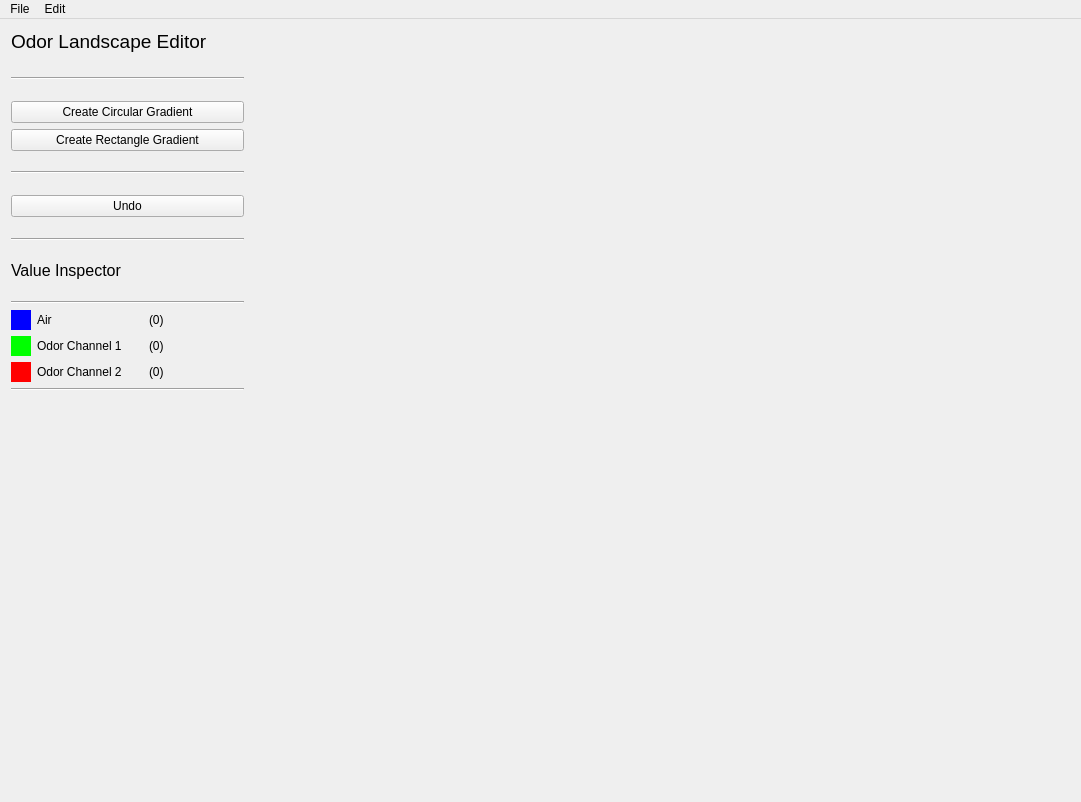
<?xml version="1.0" encoding="UTF-8"?>
<ui version="4.0">
 <class>MainWindow</class>
 <widget class="QMainWindow" name="MainWindow">
  <property name="geometry">
   <rect>
    <x>0</x>
    <y>0</y>
    <width>1081</width>
    <height>802</height>
   </rect>
  </property>
  <property name="windowTitle">
   <string/>
  </property>
  <widget class="QWidget" name="centralWidget">
   <property name="sizePolicy">
    <sizepolicy hsizetype="Maximum" vsizetype="Maximum">
     <horstretch>0</horstretch>
     <verstretch>0</verstretch>
    </sizepolicy>
   </property>
   <layout class="QVBoxLayout" name="verticalLayout">
    <item>
     <layout class="QHBoxLayout" name="horizontalLayout">
      <property name="sizeConstraint">
       <enum>QLayout::SetDefaultConstraint</enum>
      </property>
      <item>
       <layout class="QVBoxLayout" name="verticalLayout_2">
        <item>
         <widget class="QLabel" name="label">
          <property name="maximumSize">
           <size>
            <width>16777215</width>
            <height>40</height>
           </size>
          </property>
          <property name="font">
           <font>
            <pointsize>14</pointsize>
           </font>
          </property>
          <property name="text">
           <string>Odor Landscape Editor</string>
          </property>
         </widget>
        </item>
        <item>
         <widget class="QLabel" name="commonNameLabel">
          <property name="maximumSize">
           <size>
            <width>16777215</width>
            <height>12</height>
           </size>
          </property>
          <property name="font">
           <font>
            <pointsize>8</pointsize>
           </font>
          </property>
          <property name="text">
           <string/>
          </property>
         </widget>
        </item>
        <item>
         <widget class="Line" name="line_3">
          <property name="orientation">
           <enum>Qt::Horizontal</enum>
          </property>
         </widget>
        </item>
        <item>
         <spacer name="verticalSpacer_8">
          <property name="orientation">
           <enum>Qt::Vertical</enum>
          </property>
          <property name="sizeHint" stdset="0">
           <size>
            <width>20</width>
            <height>40</height>
           </size>
          </property>
         </spacer>
        </item>
        <item>
         <widget class="QPushButton" name="circularGradientButton">
          <property name="sizePolicy">
           <sizepolicy hsizetype="Minimum" vsizetype="Fixed">
            <horstretch>0</horstretch>
            <verstretch>0</verstretch>
           </sizepolicy>
          </property>
          <property name="text">
           <string>  Create Circular Gradient  </string>
          </property>
         </widget>
        </item>
        <item>
         <widget class="QPushButton" name="rectangularGradientButton">
          <property name="text">
           <string>Create Rectangle Gradient</string>
          </property>
         </widget>
        </item>
        <item>
         <spacer name="verticalSpacer_6">
          <property name="orientation">
           <enum>Qt::Vertical</enum>
          </property>
          <property name="sizeHint" stdset="0">
           <size>
            <width>20</width>
            <height>40</height>
           </size>
          </property>
         </spacer>
        </item>
        <item>
         <widget class="Line" name="line">
          <property name="orientation">
           <enum>Qt::Horizontal</enum>
          </property>
         </widget>
        </item>
        <item>
         <spacer name="verticalSpacer_7">
          <property name="orientation">
           <enum>Qt::Vertical</enum>
          </property>
          <property name="sizeHint" stdset="0">
           <size>
            <width>20</width>
            <height>40</height>
           </size>
          </property>
         </spacer>
        </item>
        <item>
         <widget class="QPushButton" name="rollbackPushButton">
          <property name="text">
           <string>Undo</string>
          </property>
         </widget>
        </item>
        <item>
         <spacer name="verticalSpacer_5">
          <property name="orientation">
           <enum>Qt::Vertical</enum>
          </property>
          <property name="sizeHint" stdset="0">
           <size>
            <width>20</width>
            <height>40</height>
           </size>
          </property>
         </spacer>
        </item>
        <item>
         <widget class="Line" name="line_4">
          <property name="orientation">
           <enum>Qt::Horizontal</enum>
          </property>
         </widget>
        </item>
        <item>
         <spacer name="verticalSpacer">
          <property name="orientation">
           <enum>Qt::Vertical</enum>
          </property>
          <property name="sizeHint" stdset="0">
           <size>
            <width>20</width>
            <height>40</height>
           </size>
          </property>
         </spacer>
        </item>
        <item>
         <widget class="QLabel" name="label_6">
          <property name="maximumSize">
           <size>
            <width>16777215</width>
            <height>40</height>
           </size>
          </property>
          <property name="font">
           <font>
            <pointsize>12</pointsize>
           </font>
          </property>
          <property name="text">
           <string>Value Inspector</string>
          </property>
         </widget>
        </item>
        <item>
         <spacer name="verticalSpacer_9">
          <property name="orientation">
           <enum>Qt::Vertical</enum>
          </property>
          <property name="sizeHint" stdset="0">
           <size>
            <width>20</width>
            <height>40</height>
           </size>
          </property>
         </spacer>
        </item>
        <item>
         <widget class="Line" name="line_6">
          <property name="orientation">
           <enum>Qt::Horizontal</enum>
          </property>
         </widget>
        </item>
        <item>
         <layout class="QVBoxLayout" name="verticalLayout_4">
          <item>
           <layout class="QHBoxLayout" name="horizontalLayout_10">
            <item>
             <widget class="QLabel" name="blueLabel">
              <property name="sizePolicy">
               <sizepolicy hsizetype="Fixed" vsizetype="Fixed">
                <horstretch>0</horstretch>
                <verstretch>0</verstretch>
               </sizepolicy>
              </property>
              <property name="minimumSize">
               <size>
                <width>20</width>
                <height>20</height>
               </size>
              </property>
              <property name="maximumSize">
               <size>
                <width>20</width>
                <height>20</height>
               </size>
              </property>
              <property name="palette">
               <palette>
                <active>
                 <colorrole role="WindowText">
                  <brush brushstyle="SolidPattern">
                   <color alpha="255">
                    <red>0</red>
                    <green>0</green>
                    <blue>255</blue>
                   </color>
                  </brush>
                 </colorrole>
                 <colorrole role="Button">
                  <brush brushstyle="SolidPattern">
                   <color alpha="255">
                    <red>0</red>
                    <green>0</green>
                    <blue>255</blue>
                   </color>
                  </brush>
                 </colorrole>
                 <colorrole role="Light">
                  <brush brushstyle="SolidPattern">
                   <color alpha="255">
                    <red>127</red>
                    <green>127</green>
                    <blue>255</blue>
                   </color>
                  </brush>
                 </colorrole>
                 <colorrole role="Midlight">
                  <brush brushstyle="SolidPattern">
                   <color alpha="255">
                    <red>63</red>
                    <green>63</green>
                    <blue>255</blue>
                   </color>
                  </brush>
                 </colorrole>
                 <colorrole role="Dark">
                  <brush brushstyle="SolidPattern">
                   <color alpha="255">
                    <red>0</red>
                    <green>0</green>
                    <blue>127</blue>
                   </color>
                  </brush>
                 </colorrole>
                 <colorrole role="Mid">
                  <brush brushstyle="SolidPattern">
                   <color alpha="255">
                    <red>0</red>
                    <green>0</green>
                    <blue>170</blue>
                   </color>
                  </brush>
                 </colorrole>
                 <colorrole role="Text">
                  <brush brushstyle="SolidPattern">
                   <color alpha="255">
                    <red>0</red>
                    <green>0</green>
                    <blue>255</blue>
                   </color>
                  </brush>
                 </colorrole>
                 <colorrole role="BrightText">
                  <brush brushstyle="SolidPattern">
                   <color alpha="255">
                    <red>255</red>
                    <green>255</green>
                    <blue>255</blue>
                   </color>
                  </brush>
                 </colorrole>
                 <colorrole role="ButtonText">
                  <brush brushstyle="SolidPattern">
                   <color alpha="255">
                    <red>0</red>
                    <green>0</green>
                    <blue>255</blue>
                   </color>
                  </brush>
                 </colorrole>
                 <colorrole role="Base">
                  <brush brushstyle="SolidPattern">
                   <color alpha="255">
                    <red>0</red>
                    <green>0</green>
                    <blue>255</blue>
                   </color>
                  </brush>
                 </colorrole>
                 <colorrole role="Window">
                  <brush brushstyle="SolidPattern">
                   <color alpha="255">
                    <red>0</red>
                    <green>0</green>
                    <blue>255</blue>
                   </color>
                  </brush>
                 </colorrole>
                 <colorrole role="Shadow">
                  <brush brushstyle="SolidPattern">
                   <color alpha="255">
                    <red>0</red>
                    <green>0</green>
                    <blue>0</blue>
                   </color>
                  </brush>
                 </colorrole>
                 <colorrole role="AlternateBase">
                  <brush brushstyle="SolidPattern">
                   <color alpha="255">
                    <red>127</red>
                    <green>127</green>
                    <blue>255</blue>
                   </color>
                  </brush>
                 </colorrole>
                 <colorrole role="ToolTipBase">
                  <brush brushstyle="SolidPattern">
                   <color alpha="255">
                    <red>255</red>
                    <green>255</green>
                    <blue>220</blue>
                   </color>
                  </brush>
                 </colorrole>
                 <colorrole role="ToolTipText">
                  <brush brushstyle="SolidPattern">
                   <color alpha="255">
                    <red>0</red>
                    <green>0</green>
                    <blue>0</blue>
                   </color>
                  </brush>
                 </colorrole>
                </active>
                <inactive>
                 <colorrole role="WindowText">
                  <brush brushstyle="SolidPattern">
                   <color alpha="255">
                    <red>0</red>
                    <green>0</green>
                    <blue>255</blue>
                   </color>
                  </brush>
                 </colorrole>
                 <colorrole role="Button">
                  <brush brushstyle="SolidPattern">
                   <color alpha="255">
                    <red>0</red>
                    <green>0</green>
                    <blue>255</blue>
                   </color>
                  </brush>
                 </colorrole>
                 <colorrole role="Light">
                  <brush brushstyle="SolidPattern">
                   <color alpha="255">
                    <red>127</red>
                    <green>127</green>
                    <blue>255</blue>
                   </color>
                  </brush>
                 </colorrole>
                 <colorrole role="Midlight">
                  <brush brushstyle="SolidPattern">
                   <color alpha="255">
                    <red>63</red>
                    <green>63</green>
                    <blue>255</blue>
                   </color>
                  </brush>
                 </colorrole>
                 <colorrole role="Dark">
                  <brush brushstyle="SolidPattern">
                   <color alpha="255">
                    <red>0</red>
                    <green>0</green>
                    <blue>127</blue>
                   </color>
                  </brush>
                 </colorrole>
                 <colorrole role="Mid">
                  <brush brushstyle="SolidPattern">
                   <color alpha="255">
                    <red>0</red>
                    <green>0</green>
                    <blue>170</blue>
                   </color>
                  </brush>
                 </colorrole>
                 <colorrole role="Text">
                  <brush brushstyle="SolidPattern">
                   <color alpha="255">
                    <red>0</red>
                    <green>0</green>
                    <blue>255</blue>
                   </color>
                  </brush>
                 </colorrole>
                 <colorrole role="BrightText">
                  <brush brushstyle="SolidPattern">
                   <color alpha="255">
                    <red>255</red>
                    <green>255</green>
                    <blue>255</blue>
                   </color>
                  </brush>
                 </colorrole>
                 <colorrole role="ButtonText">
                  <brush brushstyle="SolidPattern">
                   <color alpha="255">
                    <red>0</red>
                    <green>0</green>
                    <blue>255</blue>
                   </color>
                  </brush>
                 </colorrole>
                 <colorrole role="Base">
                  <brush brushstyle="SolidPattern">
                   <color alpha="255">
                    <red>0</red>
                    <green>0</green>
                    <blue>255</blue>
                   </color>
                  </brush>
                 </colorrole>
                 <colorrole role="Window">
                  <brush brushstyle="SolidPattern">
                   <color alpha="255">
                    <red>0</red>
                    <green>0</green>
                    <blue>255</blue>
                   </color>
                  </brush>
                 </colorrole>
                 <colorrole role="Shadow">
                  <brush brushstyle="SolidPattern">
                   <color alpha="255">
                    <red>0</red>
                    <green>0</green>
                    <blue>0</blue>
                   </color>
                  </brush>
                 </colorrole>
                 <colorrole role="AlternateBase">
                  <brush brushstyle="SolidPattern">
                   <color alpha="255">
                    <red>127</red>
                    <green>127</green>
                    <blue>255</blue>
                   </color>
                  </brush>
                 </colorrole>
                 <colorrole role="ToolTipBase">
                  <brush brushstyle="SolidPattern">
                   <color alpha="255">
                    <red>255</red>
                    <green>255</green>
                    <blue>220</blue>
                   </color>
                  </brush>
                 </colorrole>
                 <colorrole role="ToolTipText">
                  <brush brushstyle="SolidPattern">
                   <color alpha="255">
                    <red>0</red>
                    <green>0</green>
                    <blue>0</blue>
                   </color>
                  </brush>
                 </colorrole>
                </inactive>
                <disabled>
                 <colorrole role="WindowText">
                  <brush brushstyle="SolidPattern">
                   <color alpha="255">
                    <red>0</red>
                    <green>0</green>
                    <blue>255</blue>
                   </color>
                  </brush>
                 </colorrole>
                 <colorrole role="Button">
                  <brush brushstyle="SolidPattern">
                   <color alpha="255">
                    <red>0</red>
                    <green>0</green>
                    <blue>255</blue>
                   </color>
                  </brush>
                 </colorrole>
                 <colorrole role="Light">
                  <brush brushstyle="SolidPattern">
                   <color alpha="255">
                    <red>127</red>
                    <green>127</green>
                    <blue>255</blue>
                   </color>
                  </brush>
                 </colorrole>
                 <colorrole role="Midlight">
                  <brush brushstyle="SolidPattern">
                   <color alpha="255">
                    <red>63</red>
                    <green>63</green>
                    <blue>255</blue>
                   </color>
                  </brush>
                 </colorrole>
                 <colorrole role="Dark">
                  <brush brushstyle="SolidPattern">
                   <color alpha="255">
                    <red>0</red>
                    <green>0</green>
                    <blue>127</blue>
                   </color>
                  </brush>
                 </colorrole>
                 <colorrole role="Mid">
                  <brush brushstyle="SolidPattern">
                   <color alpha="255">
                    <red>0</red>
                    <green>0</green>
                    <blue>170</blue>
                   </color>
                  </brush>
                 </colorrole>
                 <colorrole role="Text">
                  <brush brushstyle="SolidPattern">
                   <color alpha="255">
                    <red>0</red>
                    <green>0</green>
                    <blue>255</blue>
                   </color>
                  </brush>
                 </colorrole>
                 <colorrole role="BrightText">
                  <brush brushstyle="SolidPattern">
                   <color alpha="255">
                    <red>255</red>
                    <green>255</green>
                    <blue>255</blue>
                   </color>
                  </brush>
                 </colorrole>
                 <colorrole role="ButtonText">
                  <brush brushstyle="SolidPattern">
                   <color alpha="255">
                    <red>0</red>
                    <green>0</green>
                    <blue>255</blue>
                   </color>
                  </brush>
                 </colorrole>
                 <colorrole role="Base">
                  <brush brushstyle="SolidPattern">
                   <color alpha="255">
                    <red>0</red>
                    <green>0</green>
                    <blue>255</blue>
                   </color>
                  </brush>
                 </colorrole>
                 <colorrole role="Window">
                  <brush brushstyle="SolidPattern">
                   <color alpha="255">
                    <red>0</red>
                    <green>0</green>
                    <blue>255</blue>
                   </color>
                  </brush>
                 </colorrole>
                 <colorrole role="Shadow">
                  <brush brushstyle="SolidPattern">
                   <color alpha="255">
                    <red>0</red>
                    <green>0</green>
                    <blue>0</blue>
                   </color>
                  </brush>
                 </colorrole>
                 <colorrole role="AlternateBase">
                  <brush brushstyle="SolidPattern">
                   <color alpha="255">
                    <red>0</red>
                    <green>0</green>
                    <blue>255</blue>
                   </color>
                  </brush>
                 </colorrole>
                 <colorrole role="ToolTipBase">
                  <brush brushstyle="SolidPattern">
                   <color alpha="255">
                    <red>255</red>
                    <green>255</green>
                    <blue>220</blue>
                   </color>
                  </brush>
                 </colorrole>
                 <colorrole role="ToolTipText">
                  <brush brushstyle="SolidPattern">
                   <color alpha="255">
                    <red>0</red>
                    <green>0</green>
                    <blue>0</blue>
                   </color>
                  </brush>
                 </colorrole>
                </disabled>
               </palette>
              </property>
              <property name="cursor">
               <cursorShape>ArrowCursor</cursorShape>
              </property>
              <property name="styleSheet">
               <string notr="true">background-color : rgb(0,0,255); color : blue;</string>
              </property>
              <property name="text">
               <string/>
              </property>
             </widget>
            </item>
            <item>
             <widget class="QLabel" name="label_2">
              <property name="minimumSize">
               <size>
                <width>106</width>
                <height>0</height>
               </size>
              </property>
              <property name="maximumSize">
               <size>
                <width>106</width>
                <height>135</height>
               </size>
              </property>
              <property name="text">
               <string>Air</string>
              </property>
             </widget>
            </item>
            <item>
             <widget class="QLabel" name="airValLabel">
              <property name="text">
               <string>(0)</string>
              </property>
             </widget>
            </item>
           </layout>
          </item>
          <item>
           <layout class="QHBoxLayout" name="horizontalLayout_7">
            <item>
             <widget class="QLabel" name="greenLabel">
              <property name="minimumSize">
               <size>
                <width>20</width>
                <height>20</height>
               </size>
              </property>
              <property name="maximumSize">
               <size>
                <width>20</width>
                <height>20</height>
               </size>
              </property>
              <property name="styleSheet">
               <string notr="true">background-color : rgb(0,255,0); color : green;</string>
              </property>
              <property name="text">
               <string/>
              </property>
             </widget>
            </item>
            <item>
             <widget class="QLabel" name="label_5">
              <property name="minimumSize">
               <size>
                <width>106</width>
                <height>0</height>
               </size>
              </property>
              <property name="maximumSize">
               <size>
                <width>106</width>
                <height>16777215</height>
               </size>
              </property>
              <property name="text">
               <string>Odor Channel 1</string>
              </property>
             </widget>
            </item>
            <item>
             <widget class="QLabel" name="odor1ValLabel">
              <property name="text">
               <string>(0)</string>
              </property>
             </widget>
            </item>
           </layout>
          </item>
          <item>
           <layout class="QHBoxLayout" name="horizontalLayout_6">
            <item>
             <widget class="QLabel" name="label_8">
              <property name="minimumSize">
               <size>
                <width>20</width>
                <height>20</height>
               </size>
              </property>
              <property name="maximumSize">
               <size>
                <width>20</width>
                <height>20</height>
               </size>
              </property>
              <property name="styleSheet">
               <string notr="true">background-color : rgb(255,0,0); color : red;</string>
              </property>
              <property name="text">
               <string/>
              </property>
             </widget>
            </item>
            <item>
             <widget class="QLabel" name="label_7">
              <property name="minimumSize">
               <size>
                <width>106</width>
                <height>0</height>
               </size>
              </property>
              <property name="maximumSize">
               <size>
                <width>106</width>
                <height>16777215</height>
               </size>
              </property>
              <property name="text">
               <string>Odor Channel 2</string>
              </property>
             </widget>
            </item>
            <item>
             <widget class="QLabel" name="odor2ValLabel">
              <property name="text">
               <string>(0)</string>
              </property>
             </widget>
            </item>
           </layout>
          </item>
         </layout>
        </item>
        <item>
         <widget class="Line" name="line_5">
          <property name="orientation">
           <enum>Qt::Horizontal</enum>
          </property>
         </widget>
        </item>
        <item>
         <spacer name="verticalSpacer_4">
          <property name="orientation">
           <enum>Qt::Vertical</enum>
          </property>
          <property name="sizeType">
           <enum>QSizePolicy::Fixed</enum>
          </property>
          <property name="sizeHint" stdset="0">
           <size>
            <width>20</width>
            <height>400</height>
           </size>
          </property>
         </spacer>
        </item>
       </layout>
      </item>
      <item>
       <layout class="QVBoxLayout" name="verticalLayout_3">
        <item>
         <layout class="QHBoxLayout" name="horizontalLayout_8">
          <item>
           <layout class="QVBoxLayout" name="verticalLayout_8">
            <item>
             <widget class="QLabel" name="topCanvasLabel">
              <property name="minimumSize">
               <size>
                <width>0</width>
                <height>20</height>
               </size>
              </property>
              <property name="maximumSize">
               <size>
                <width>16777215</width>
                <height>20</height>
               </size>
              </property>
              <property name="text">
               <string/>
              </property>
              <property name="alignment">
               <set>Qt::AlignBottom|Qt::AlignHCenter</set>
              </property>
             </widget>
            </item>
            <item>
             <layout class="QHBoxLayout" name="horizontalLayout_12">
              <property name="spacing">
               <number>0</number>
              </property>
              <item>
               <widget class="QLabel" name="leftCanvasLabel">
                <property name="minimumSize">
                 <size>
                  <width>60</width>
                  <height>0</height>
                 </size>
                </property>
                <property name="maximumSize">
                 <size>
                  <width>60</width>
                  <height>16777215</height>
                 </size>
                </property>
                <property name="text">
                 <string/>
                </property>
               </widget>
              </item>
              <item>
               <widget class="QLabel" name="canvasLabel">
                <property name="minimumSize">
                 <size>
                  <width>700</width>
                  <height>700</height>
                 </size>
                </property>
                <property name="maximumSize">
                 <size>
                  <width>700</width>
                  <height>700</height>
                 </size>
                </property>
                <property name="text">
                 <string/>
                </property>
               </widget>
              </item>
              <item>
               <widget class="QLabel" name="rightCanvasLabel">
                <property name="minimumSize">
                 <size>
                  <width>60</width>
                  <height>50</height>
                 </size>
                </property>
                <property name="maximumSize">
                 <size>
                  <width>60</width>
                  <height>188888</height>
                 </size>
                </property>
                <property name="text">
                 <string/>
                </property>
               </widget>
              </item>
             </layout>
            </item>
            <item>
             <widget class="QLabel" name="bottomCanvasLabel">
              <property name="minimumSize">
               <size>
                <width>0</width>
                <height>20</height>
               </size>
              </property>
              <property name="maximumSize">
               <size>
                <width>16777215</width>
                <height>20</height>
               </size>
              </property>
              <property name="text">
               <string/>
              </property>
              <property name="alignment">
               <set>Qt::AlignHCenter|Qt::AlignTop</set>
              </property>
             </widget>
            </item>
           </layout>
          </item>
         </layout>
        </item>
       </layout>
      </item>
     </layout>
    </item>
   </layout>
  </widget>
  <widget class="QMenuBar" name="menuBar">
   <property name="geometry">
    <rect>
     <x>0</x>
     <y>0</y>
     <width>1081</width>
     <height>22</height>
    </rect>
   </property>
   <widget class="QMenu" name="menuEdit">
    <property name="title">
     <string>Edit</string>
    </property>
    <addaction name="actionClearCanvas"/>
    <addaction name="actionEdit_Edge_Policy"/>
   </widget>
   <widget class="QMenu" name="menuFile">
    <property name="title">
     <string>File</string>
    </property>
    <addaction name="actionNewCanvas"/>
    <addaction name="actionOpenCanvas"/>
    <addaction name="actionSaveCanvas"/>
   </widget>
   <addaction name="menuFile"/>
   <addaction name="menuEdit"/>
  </widget>
  <action name="actionCopy">
   <property name="text">
    <string>Copy</string>
   </property>
   <property name="shortcut">
    <string>Ctrl+C</string>
   </property>
  </action>
  <action name="actionClearCanvas">
   <property name="text">
    <string>Clear Canvas</string>
   </property>
  </action>
  <action name="actionOpenCanvas">
   <property name="icon">
    <iconset>
     <normaloff>../odorscape-master/paint/images/blue-folder-open-image.png</normaloff>../odorscape-master/paint/images/blue-folder-open-image.png</iconset>
   </property>
   <property name="text">
    <string>Open Canvas</string>
   </property>
  </action>
  <action name="actionSaveCanvas">
   <property name="icon">
    <iconset>
     <normaloff>../odorscape-master/paint/images/disk.png</normaloff>../odorscape-master/paint/images/disk.png</iconset>
   </property>
   <property name="text">
    <string>Save Canvas As</string>
   </property>
  </action>
  <action name="actionInvertColors">
   <property name="text">
    <string>Invert Colors</string>
   </property>
  </action>
  <action name="actionFlipHorizontal">
   <property name="text">
    <string>Flip Horizontal</string>
   </property>
  </action>
  <action name="actionFlipVertical">
   <property name="text">
    <string>Flip Vertical</string>
   </property>
  </action>
  <action name="actionNewCanvas">
   <property name="icon">
    <iconset>
     <normaloff>../odorscape-master/paint/images/document-image.png</normaloff>../odorscape-master/paint/images/document-image.png</iconset>
   </property>
   <property name="text">
    <string>New Canvas</string>
   </property>
  </action>
  <action name="actionBold">
   <property name="checkable">
    <bool>true</bool>
   </property>
   <property name="icon">
    <iconset>
     <normaloff>../odorscape-master/paint/images/edit-bold.png</normaloff>../odorscape-master/paint/images/edit-bold.png</iconset>
   </property>
   <property name="text">
    <string>Bold</string>
   </property>
   <property name="shortcut">
    <string>Ctrl+B</string>
   </property>
  </action>
  <action name="actionItalic">
   <property name="checkable">
    <bool>true</bool>
   </property>
   <property name="icon">
    <iconset>
     <normaloff>../odorscape-master/paint/images/edit-italic.png</normaloff>../odorscape-master/paint/images/edit-italic.png</iconset>
   </property>
   <property name="text">
    <string>Italic</string>
   </property>
   <property name="shortcut">
    <string>Ctrl+I</string>
   </property>
  </action>
  <action name="actionUnderline">
   <property name="checkable">
    <bool>true</bool>
   </property>
   <property name="icon">
    <iconset>
     <normaloff>../odorscape-master/paint/images/edit-underline.png</normaloff>../odorscape-master/paint/images/edit-underline.png</iconset>
   </property>
   <property name="text">
    <string>Underline</string>
   </property>
  </action>
  <action name="actionFillShapes">
   <property name="checkable">
    <bool>true</bool>
   </property>
   <property name="icon">
    <iconset>
     <normaloff>../odorscape-master/paint/images/paint-can-color.png</normaloff>../odorscape-master/paint/images/paint-can-color.png</iconset>
   </property>
   <property name="text">
    <string>Fill Shapes?</string>
   </property>
  </action>
  <action name="actionEdit_Canvas_Size">
   <property name="text">
    <string>Edit Canvas Size</string>
   </property>
  </action>
  <action name="actionEdit_Edge_Policy">
   <property name="text">
    <string>Edit Edge Policy</string>
   </property>
  </action>
 </widget>
 <layoutdefault spacing="6" margin="11"/>
 <resources/>
 <connections/>
</ui>
